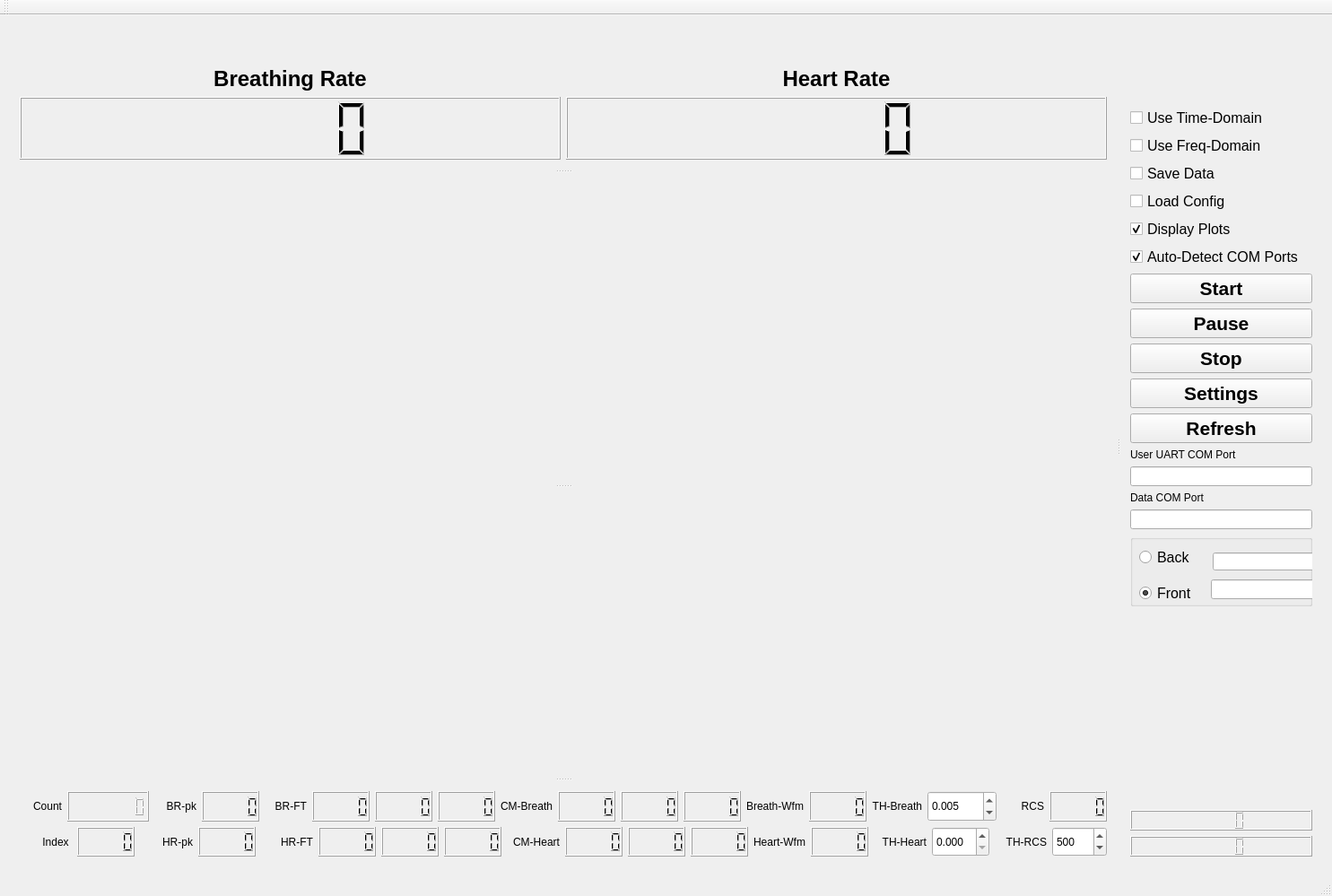
<?xml version="1.0" encoding="UTF-8"?>
<ui version="4.0">
 <class>MainWindow</class>
 <widget class="QMainWindow" name="MainWindow">
  <property name="geometry">
   <rect>
    <x>0</x>
    <y>0</y>
    <width>1485</width>
    <height>999</height>
   </rect>
  </property>
  <property name="sizePolicy">
   <sizepolicy hsizetype="Preferred" vsizetype="Fixed">
    <horstretch>0</horstretch>
    <verstretch>0</verstretch>
   </sizepolicy>
  </property>
  <property name="windowTitle">
   <string>Texas Instruments - Human Vital Signs Measurement Demo</string>
  </property>
  <widget class="QWidget" name="centralWidget">
   <layout class="QVBoxLayout" name="verticalLayout_6">
    <item>
     <widget class="QSplitter" name="splitter_2">
      <property name="orientation">
       <enum>Qt::Horizontal</enum>
      </property>
      <widget class="QSplitter" name="splitter">
       <property name="orientation">
        <enum>Qt::Vertical</enum>
       </property>
       <widget class="QWidget" name="layoutWidget">
        <layout class="QHBoxLayout" name="horizontalLayout_5">
         <item>
          <layout class="QVBoxLayout" name="verticalLayout_4">
           <item>
            <widget class="QLabel" name="label_BreathingRate">
             <property name="font">
              <font>
               <family>Arial</family>
               <pointsize>18</pointsize>
               <weight>75</weight>
               <bold>true</bold>
              </font>
             </property>
             <property name="autoFillBackground">
              <bool>false</bool>
             </property>
             <property name="text">
              <string>Breathing Rate</string>
             </property>
             <property name="alignment">
              <set>Qt::AlignBottom|Qt::AlignHCenter</set>
             </property>
            </widget>
           </item>
           <item>
            <widget class="QLCDNumber" name="lcdNumber_Breathingrate">
             <property name="sizePolicy">
              <sizepolicy hsizetype="Expanding" vsizetype="Preferred">
               <horstretch>0</horstretch>
               <verstretch>0</verstretch>
              </sizepolicy>
             </property>
             <property name="minimumSize">
              <size>
               <width>0</width>
               <height>70</height>
              </size>
             </property>
             <property name="layoutDirection">
              <enum>Qt::LeftToRight</enum>
             </property>
             <property name="frameShape">
              <enum>QFrame::Box</enum>
             </property>
             <property name="segmentStyle">
              <enum>QLCDNumber::Filled</enum>
             </property>
            </widget>
           </item>
          </layout>
         </item>
         <item>
          <layout class="QVBoxLayout" name="verticalLayout_3">
           <item>
            <widget class="QLabel" name="label_HeartRate">
             <property name="font">
              <font>
               <family>Arial</family>
               <pointsize>18</pointsize>
               <weight>75</weight>
               <bold>true</bold>
              </font>
             </property>
             <property name="autoFillBackground">
              <bool>false</bool>
             </property>
             <property name="text">
              <string>Heart Rate</string>
             </property>
             <property name="alignment">
              <set>Qt::AlignBottom|Qt::AlignHCenter</set>
             </property>
            </widget>
           </item>
           <item>
            <widget class="QLCDNumber" name="lcdNumber_HeartRate">
             <property name="sizePolicy">
              <sizepolicy hsizetype="Expanding" vsizetype="Preferred">
               <horstretch>0</horstretch>
               <verstretch>0</verstretch>
              </sizepolicy>
             </property>
             <property name="minimumSize">
              <size>
               <width>0</width>
               <height>70</height>
              </size>
             </property>
            </widget>
           </item>
          </layout>
         </item>
        </layout>
       </widget>
       <widget class="QWidget" name="layoutWidget">
        <layout class="QHBoxLayout" name="horizontalLayout_3">
         <item>
          <widget class="QCustomPlot" name="BreathingWfmPlot" native="true">
           <property name="sizePolicy">
            <sizepolicy hsizetype="Expanding" vsizetype="Preferred">
             <horstretch>0</horstretch>
             <verstretch>0</verstretch>
            </sizepolicy>
           </property>
           <property name="minimumSize">
            <size>
             <width>471</width>
             <height>250</height>
            </size>
           </property>
          </widget>
         </item>
         <item>
          <widget class="QCustomPlot" name="heartWfmPlot" native="true">
           <property name="sizePolicy">
            <sizepolicy hsizetype="Expanding" vsizetype="Preferred">
             <horstretch>0</horstretch>
             <verstretch>0</verstretch>
            </sizepolicy>
           </property>
           <property name="minimumSize">
            <size>
             <width>471</width>
             <height>250</height>
            </size>
           </property>
          </widget>
         </item>
        </layout>
       </widget>
       <widget class="QWidget" name="layoutWidget">
        <layout class="QHBoxLayout" name="horizontalLayout_4">
         <item>
          <widget class="QCustomPlot" name="phaseWfmPlot" native="true">
           <property name="sizePolicy">
            <sizepolicy hsizetype="Expanding" vsizetype="Preferred">
             <horstretch>0</horstretch>
             <verstretch>0</verstretch>
            </sizepolicy>
           </property>
           <property name="minimumSize">
            <size>
             <width>611</width>
             <height>231</height>
            </size>
           </property>
          </widget>
         </item>
         <item>
          <widget class="QCustomPlot" name="plot_RangeProfile" native="true">
           <property name="sizePolicy">
            <sizepolicy hsizetype="Expanding" vsizetype="Preferred">
             <horstretch>0</horstretch>
             <verstretch>0</verstretch>
            </sizepolicy>
           </property>
           <property name="minimumSize">
            <size>
             <width>391</width>
             <height>231</height>
            </size>
           </property>
          </widget>
         </item>
        </layout>
       </widget>
       <widget class="QWidget" name="layoutWidget">
        <layout class="QVBoxLayout" name="verticalLayout_5">
         <item>
          <layout class="QHBoxLayout" name="horizontalLayout">
           <item>
            <widget class="QLabel" name="label_Count">
             <property name="text">
              <string>Count</string>
             </property>
             <property name="alignment">
              <set>Qt::AlignRight|Qt::AlignTrailing|Qt::AlignVCenter</set>
             </property>
            </widget>
           </item>
           <item>
            <widget class="QLCDNumber" name="lcdNumber_FrameCount">
             <property name="digitCount">
              <number>8</number>
             </property>
             <property name="intValue" stdset="0">
              <number>0</number>
             </property>
            </widget>
           </item>
           <item>
            <widget class="QLabel" name="label_BR_pk">
             <property name="text">
              <string>BR-pk</string>
             </property>
             <property name="alignment">
              <set>Qt::AlignRight|Qt::AlignTrailing|Qt::AlignVCenter</set>
             </property>
            </widget>
           </item>
           <item>
            <widget class="QLCDNumber" name="lcdNumber_Breath_pk"/>
           </item>
           <item>
            <widget class="QLabel" name="label_5">
             <property name="text">
              <string>BR-FT</string>
             </property>
             <property name="alignment">
              <set>Qt::AlignRight|Qt::AlignTrailing|Qt::AlignVCenter</set>
             </property>
            </widget>
           </item>
           <item>
            <widget class="QLCDNumber" name="lcdNumber_Breath_FT"/>
           </item>
           <item>
            <widget class="QLCDNumber" name="lcdNumber_Breath_xCorr"/>
           </item>
           <item>
            <widget class="QLCDNumber" name="lcdNumber_breathRate_HarmEnergy"/>
           </item>
           <item>
            <widget class="QLabel" name="label_7">
             <property name="text">
              <string>CM-Breath</string>
             </property>
             <property name="alignment">
              <set>Qt::AlignRight|Qt::AlignTrailing|Qt::AlignVCenter</set>
             </property>
            </widget>
           </item>
           <item>
            <widget class="QLCDNumber" name="lcdNumber_CM_Breath"/>
           </item>
           <item>
            <widget class="QLCDNumber" name="lcdNumber_CM_Breath_xCorr"/>
           </item>
           <item>
            <widget class="QLCDNumber" name="lcdNumber_reserved2"/>
           </item>
           <item>
            <widget class="QLabel" name="label">
             <property name="text">
              <string>Breath-Wfm</string>
             </property>
             <property name="alignment">
              <set>Qt::AlignRight|Qt::AlignTrailing|Qt::AlignVCenter</set>
             </property>
            </widget>
           </item>
           <item>
            <widget class="QLCDNumber" name="lcdNumber_BreathEnergy"/>
           </item>
           <item>
            <widget class="QLabel" name="label_9">
             <property name="text">
              <string>TH-Breath</string>
             </property>
             <property name="alignment">
              <set>Qt::AlignRight|Qt::AlignTrailing|Qt::AlignVCenter</set>
             </property>
            </widget>
           </item>
           <item>
            <widget class="QDoubleSpinBox" name="SpinBox_TH_Breath">
             <property name="sizePolicy">
              <sizepolicy hsizetype="Minimum" vsizetype="Minimum">
               <horstretch>0</horstretch>
               <verstretch>0</verstretch>
              </sizepolicy>
             </property>
             <property name="decimals">
              <number>3</number>
             </property>
             <property name="maximum">
              <double>1000.000000000000000</double>
             </property>
             <property name="singleStep">
              <double>0.010000000000000</double>
             </property>
             <property name="value">
              <double>0.005000000000000</double>
             </property>
            </widget>
           </item>
           <item>
            <widget class="QLabel" name="label_4">
             <property name="text">
              <string>RCS</string>
             </property>
             <property name="alignment">
              <set>Qt::AlignRight|Qt::AlignTrailing|Qt::AlignVCenter</set>
             </property>
            </widget>
           </item>
           <item>
            <widget class="QLCDNumber" name="lcdNumber_RCS"/>
           </item>
          </layout>
         </item>
         <item>
          <layout class="QHBoxLayout" name="horizontalLayout_2">
           <item>
            <widget class="QLabel" name="label_Index">
             <property name="text">
              <string>Index </string>
             </property>
             <property name="alignment">
              <set>Qt::AlignRight|Qt::AlignTrailing|Qt::AlignVCenter</set>
             </property>
            </widget>
           </item>
           <item>
            <widget class="QLCDNumber" name="lcdNumber_Index"/>
           </item>
           <item>
            <widget class="QLabel" name="label_HR_pk">
             <property name="text">
              <string>HR-pk</string>
             </property>
             <property name="alignment">
              <set>Qt::AlignRight|Qt::AlignTrailing|Qt::AlignVCenter</set>
             </property>
            </widget>
           </item>
           <item>
            <widget class="QLCDNumber" name="lcdNumber_Heart_pk"/>
           </item>
           <item>
            <widget class="QLabel" name="label_6">
             <property name="text">
              <string>HR-FT</string>
             </property>
             <property name="alignment">
              <set>Qt::AlignRight|Qt::AlignTrailing|Qt::AlignVCenter</set>
             </property>
            </widget>
           </item>
           <item>
            <widget class="QLCDNumber" name="lcdNumber_Heart_FT"/>
           </item>
           <item>
            <widget class="QLCDNumber" name="lcdNumber_Heart_xCorr"/>
           </item>
           <item>
            <widget class="QLCDNumber" name="lcdNumber_Heart_FT_4Hz"/>
           </item>
           <item>
            <widget class="QLabel" name="label_8">
             <property name="text">
              <string>CM-Heart</string>
             </property>
             <property name="alignment">
              <set>Qt::AlignRight|Qt::AlignTrailing|Qt::AlignVCenter</set>
             </property>
            </widget>
           </item>
           <item>
            <widget class="QLCDNumber" name="lcdNumber_CM_Heart"/>
           </item>
           <item>
            <widget class="QLCDNumber" name="lcdNumber_CM_Heart_xCorr"/>
           </item>
           <item>
            <widget class="QLCDNumber" name="lcdNumber_Display4"/>
           </item>
           <item>
            <widget class="QLabel" name="label_3">
             <property name="text">
              <string>Heart-Wfm</string>
             </property>
             <property name="alignment">
              <set>Qt::AlignRight|Qt::AlignTrailing|Qt::AlignVCenter</set>
             </property>
            </widget>
           </item>
           <item>
            <widget class="QLCDNumber" name="lcdNumber_HeartEnergy"/>
           </item>
           <item>
            <widget class="QLabel" name="label_10">
             <property name="text">
              <string>TH-Heart</string>
             </property>
             <property name="alignment">
              <set>Qt::AlignRight|Qt::AlignTrailing|Qt::AlignVCenter</set>
             </property>
            </widget>
           </item>
           <item>
            <widget class="QDoubleSpinBox" name="SpinBox_TH_Heart">
             <property name="sizePolicy">
              <sizepolicy hsizetype="Minimum" vsizetype="Minimum">
               <horstretch>0</horstretch>
               <verstretch>0</verstretch>
              </sizepolicy>
             </property>
             <property name="decimals">
              <number>3</number>
             </property>
             <property name="singleStep">
              <double>0.010000000000000</double>
             </property>
             <property name="value">
              <double>0.000000000000000</double>
             </property>
            </widget>
           </item>
           <item>
            <widget class="QLabel" name="label_11">
             <property name="text">
              <string>TH-RCS</string>
             </property>
             <property name="alignment">
              <set>Qt::AlignRight|Qt::AlignTrailing|Qt::AlignVCenter</set>
             </property>
            </widget>
           </item>
           <item>
            <widget class="QDoubleSpinBox" name="SpinBox_RCS">
             <property name="sizePolicy">
              <sizepolicy hsizetype="Minimum" vsizetype="Minimum">
               <horstretch>0</horstretch>
               <verstretch>0</verstretch>
              </sizepolicy>
             </property>
             <property name="decimals">
              <number>0</number>
             </property>
             <property name="maximum">
              <double>10000.000000000000000</double>
             </property>
             <property name="value">
              <double>500.000000000000000</double>
             </property>
            </widget>
           </item>
          </layout>
         </item>
        </layout>
       </widget>
      </widget>
      <widget class="QWidget" name="layoutWidget">
       <layout class="QVBoxLayout" name="verticalLayout_7">
        <property name="sizeConstraint">
         <enum>QLayout::SetDefaultConstraint</enum>
        </property>
        <item>
         <layout class="QVBoxLayout" name="verticalLayout_2">
          <item>
           <spacer name="verticalSpacer">
            <property name="orientation">
             <enum>Qt::Vertical</enum>
            </property>
            <property name="sizeHint" stdset="0">
             <size>
              <width>20</width>
              <height>40</height>
             </size>
            </property>
           </spacer>
          </item>
          <item>
           <spacer name="verticalSpacer_3">
            <property name="orientation">
             <enum>Qt::Vertical</enum>
            </property>
            <property name="sizeHint" stdset="0">
             <size>
              <width>20</width>
              <height>40</height>
             </size>
            </property>
           </spacer>
          </item>
          <item>
           <widget class="QCheckBox" name="checkBox_xCorr">
            <property name="font">
             <font>
              <pointsize>12</pointsize>
             </font>
            </property>
            <property name="text">
             <string>Use Time-Domain</string>
            </property>
            <property name="checked">
             <bool>false</bool>
            </property>
           </widget>
          </item>
          <item>
           <widget class="QCheckBox" name="checkBox_FFT">
            <property name="font">
             <font>
              <pointsize>12</pointsize>
             </font>
            </property>
            <property name="text">
             <string>Use Freq-Domain</string>
            </property>
           </widget>
          </item>
          <item>
           <widget class="QCheckBox" name="checkBox_SaveData">
            <property name="font">
             <font>
              <pointsize>12</pointsize>
             </font>
            </property>
            <property name="text">
             <string>Save Data</string>
            </property>
           </widget>
          </item>
          <item>
           <widget class="QCheckBox" name="checkBox_LoadConfig">
            <property name="font">
             <font>
              <pointsize>12</pointsize>
             </font>
            </property>
            <property name="text">
             <string>Load Config</string>
            </property>
           </widget>
          </item>
          <item>
           <widget class="QCheckBox" name="checkBox_displayPlots">
            <property name="font">
             <font>
              <pointsize>12</pointsize>
             </font>
            </property>
            <property name="text">
             <string>Display Plots</string>
            </property>
            <property name="checked">
             <bool>true</bool>
            </property>
           </widget>
          </item>
          <item>
           <widget class="QCheckBox" name="checkBox_AutoDetectPorts">
            <property name="font">
             <font>
              <pointsize>12</pointsize>
             </font>
            </property>
            <property name="text">
             <string>Auto-Detect COM Ports</string>
            </property>
            <property name="checked">
             <bool>true</bool>
            </property>
           </widget>
          </item>
          <item>
           <layout class="QVBoxLayout" name="verticalLayout">
            <item>
             <widget class="QPushButton" name="pushButton_start">
              <property name="sizePolicy">
               <sizepolicy hsizetype="Expanding" vsizetype="Expanding">
                <horstretch>0</horstretch>
                <verstretch>0</verstretch>
               </sizepolicy>
              </property>
              <property name="font">
               <font>
                <pointsize>16</pointsize>
                <weight>75</weight>
                <bold>true</bold>
               </font>
              </property>
              <property name="text">
               <string>Start</string>
              </property>
             </widget>
            </item>
            <item>
             <widget class="QPushButton" name="pushButton_pause">
              <property name="font">
               <font>
                <pointsize>16</pointsize>
                <weight>75</weight>
                <bold>true</bold>
               </font>
              </property>
              <property name="text">
               <string>Pause</string>
              </property>
             </widget>
            </item>
            <item>
             <widget class="QPushButton" name="pushButton_stop">
              <property name="sizePolicy">
               <sizepolicy hsizetype="Expanding" vsizetype="Expanding">
                <horstretch>0</horstretch>
                <verstretch>0</verstretch>
               </sizepolicy>
              </property>
              <property name="font">
               <font>
                <pointsize>16</pointsize>
                <weight>75</weight>
                <bold>true</bold>
               </font>
              </property>
              <property name="text">
               <string>Stop</string>
              </property>
             </widget>
            </item>
            <item>
             <widget class="QPushButton" name="pushButton_settings">
              <property name="sizePolicy">
               <sizepolicy hsizetype="Expanding" vsizetype="Expanding">
                <horstretch>0</horstretch>
                <verstretch>0</verstretch>
               </sizepolicy>
              </property>
              <property name="font">
               <font>
                <pointsize>16</pointsize>
                <weight>75</weight>
                <bold>true</bold>
               </font>
              </property>
              <property name="text">
               <string>Settings</string>
              </property>
             </widget>
            </item>
            <item>
             <widget class="QPushButton" name="pushButton_Refresh">
              <property name="sizePolicy">
               <sizepolicy hsizetype="Expanding" vsizetype="Expanding">
                <horstretch>0</horstretch>
                <verstretch>0</verstretch>
               </sizepolicy>
              </property>
              <property name="font">
               <font>
                <pointsize>16</pointsize>
                <weight>75</weight>
                <bold>true</bold>
               </font>
              </property>
              <property name="text">
               <string>Refresh</string>
              </property>
             </widget>
            </item>
            <item>
             <widget class="QLabel" name="label_user_uart_port">
              <property name="text">
               <string>User UART COM Port</string>
              </property>
             </widget>
            </item>
            <item>
             <widget class="QLineEdit" name="lineEdit_UART_port"/>
            </item>
            <item>
             <widget class="QLabel" name="label_2">
              <property name="text">
               <string>Data COM Port</string>
              </property>
             </widget>
            </item>
            <item>
             <widget class="QLineEdit" name="lineEdit_data_port"/>
            </item>
           </layout>
          </item>
         </layout>
        </item>
        <item>
         <widget class="QGroupBox" name="groupBox">
          <property name="minimumSize">
           <size>
            <width>0</width>
            <height>80</height>
           </size>
          </property>
          <property name="title">
           <string/>
          </property>
          <widget class="QRadioButton" name="radioButton_BackMeasurements">
           <property name="geometry">
            <rect>
             <x>10</x>
             <y>10</y>
             <width>291</width>
             <height>31</height>
            </rect>
           </property>
           <property name="font">
            <font>
             <pointsize>12</pointsize>
            </font>
           </property>
           <property name="text">
            <string>Back</string>
           </property>
           <property name="checked">
            <bool>false</bool>
           </property>
          </widget>
          <widget class="QRadioButton" name="radioButton_FrontMeasurements">
           <property name="geometry">
            <rect>
             <x>10</x>
             <y>40</y>
             <width>291</width>
             <height>50</height>
            </rect>
           </property>
           <property name="minimumSize">
            <size>
             <width>0</width>
             <height>50</height>
            </size>
           </property>
           <property name="font">
            <font>
             <pointsize>12</pointsize>
            </font>
           </property>
           <property name="text">
            <string>Front</string>
           </property>
           <property name="checked">
            <bool>true</bool>
           </property>
          </widget>
          <widget class="QLineEdit" name="lineEdit_ProfileBack">
           <property name="geometry">
            <rect>
             <x>92</x>
             <y>20</y>
             <width>231</width>
             <height>20</height>
            </rect>
           </property>
          </widget>
          <widget class="QLineEdit" name="lineEdit_ProfileFront">
           <property name="geometry">
            <rect>
             <x>90</x>
             <y>50</y>
             <width>231</width>
             <height>22</height>
            </rect>
           </property>
          </widget>
         </widget>
        </item>
        <item>
         <spacer name="verticalSpacer_2">
          <property name="orientation">
           <enum>Qt::Vertical</enum>
          </property>
          <property name="sizeHint" stdset="0">
           <size>
            <width>20</width>
            <height>40</height>
           </size>
          </property>
         </spacer>
        </item>
        <item>
         <widget class="QPushButton" name="pushButton_Icon">
          <property name="sizePolicy">
           <sizepolicy hsizetype="Minimum" vsizetype="Minimum">
            <horstretch>0</horstretch>
            <verstretch>0</verstretch>
           </sizepolicy>
          </property>
          <property name="autoFillBackground">
           <bool>false</bool>
          </property>
          <property name="text">
           <string notr="true"/>
          </property>
          <property name="iconSize">
           <size>
            <width>300</width>
            <height>135</height>
           </size>
          </property>
          <property name="flat">
           <bool>true</bool>
          </property>
         </widget>
        </item>
        <item>
         <widget class="QLCDNumber" name="lcdNumber_Display3"/>
        </item>
        <item>
         <widget class="QLCDNumber" name="lcdNumber_ReliabilityMetric"/>
        </item>
       </layout>
      </widget>
     </widget>
    </item>
   </layout>
  </widget>
  <widget class="QMenuBar" name="menuBar">
   <property name="geometry">
    <rect>
     <x>0</x>
     <y>0</y>
     <width>1485</width>
     <height>26</height>
    </rect>
   </property>
  </widget>
  <widget class="QToolBar" name="mainToolBar">
   <attribute name="toolBarArea">
    <enum>TopToolBarArea</enum>
   </attribute>
   <attribute name="toolBarBreak">
    <bool>false</bool>
   </attribute>
  </widget>
  <widget class="QStatusBar" name="statusBar"/>
 </widget>
 <layoutdefault spacing="6" margin="11"/>
 <customwidgets>
  <customwidget>
   <class>QCustomPlot</class>
   <extends>QWidget</extends>
   <header location="global">qcustomplot.h</header>
   <container>1</container>
  </customwidget>
 </customwidgets>
 <resources/>
 <connections/>
</ui>
